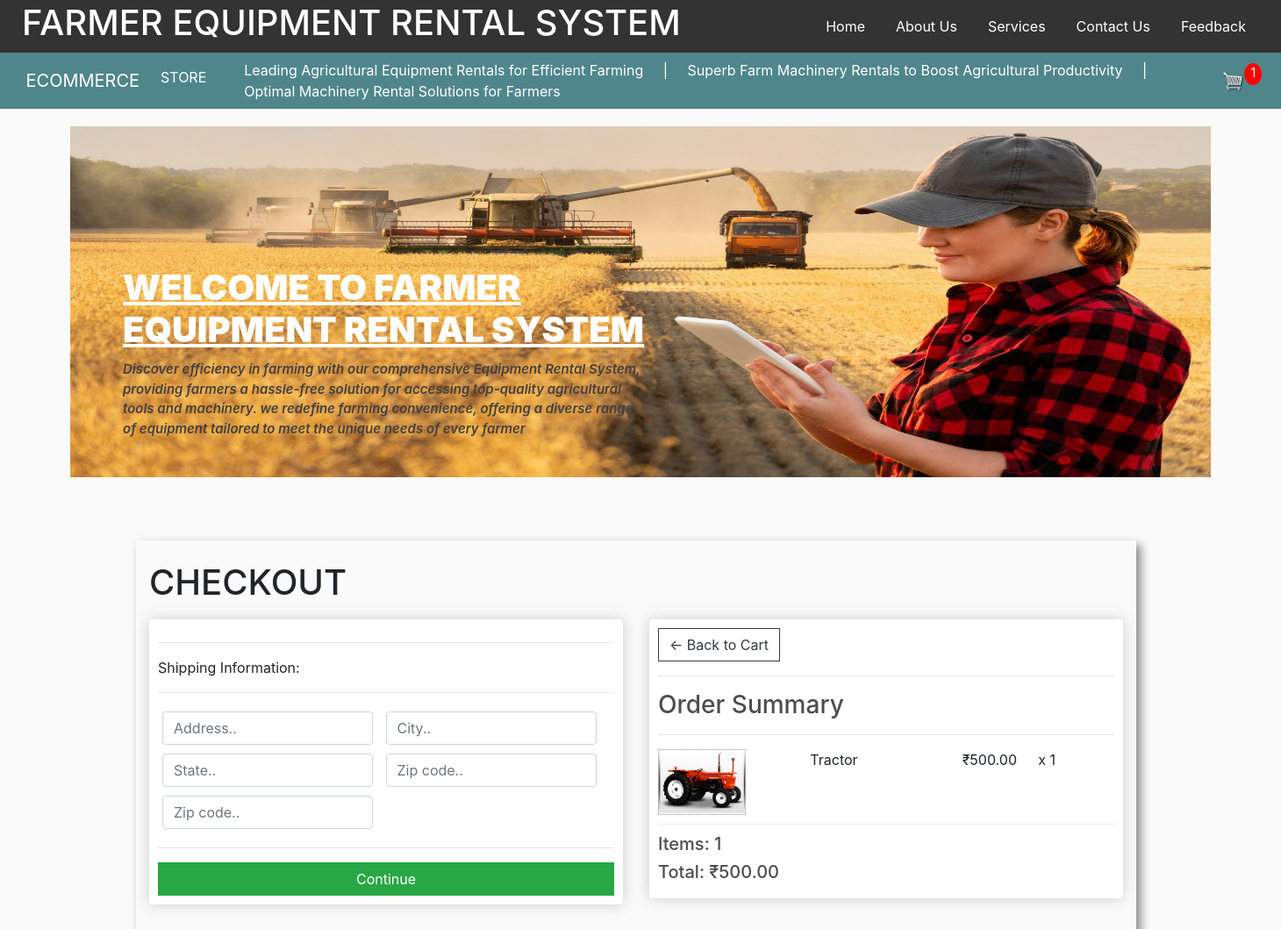
Screenshot of /checkout/ (signed in) with the database file from the repository.
### store/models.py (models this page shows, shortened)
class OrderItem(models.Model):
    product = models.ForeignKey(Product, on_delete=models.SET_NULL, blank=True, null=True)
    order = models.ForeignKey(Order, on_delete=models.SET_NULL, blank=True, null=True)
    quantity = models.IntegerField(default=0, null=True, blank=True)
    date_added = models.DateTimeField(auto_now_add=True)
    @property
    def get_total(self):
        total= self.product.price * self.quantity
        return total

class Product(models.Model):
    name= models.CharField(max_length=200, null=True)
    price = models.DecimalField(max_digits=7, decimal_places=2)
    digital = models.BooleanField(default=False, null=True, blank=False)
    image = models.ImageField(null=True, blank=True)
    @property
    def imageURL(self):
        try:
            url = self.image.url
        except:
            url = ''
        return url

class Order(models.Model):
    customer = models.ForeignKey(Customer, on_delete=models.SET_NULL, blank=True, null=True)
    date_ordered = models.DateTimeField(auto_now_add=True)
    complete = models.BooleanField(default=False, null=True, blank=False)
    transaction_id= models.CharField(max_length=200, null=True)
    @property
    def shipping(self):
        shipping = False
        orderitems = self.orderitem_set.all()
        for i in orderitems:
            if i.product.digital == False:
                shipping = True
        return shipping
    @property
    def get_cart_total(self):
        orderitems = self.orderitem_set.all()
        total = sum([item.get_total for item in orderitems])
        return total
    @property
    def get_cart_items(self):
        orderitems = self.orderitem_set.all()
        total = sum([item.quantity for item in orderitems])
        return total

### store/views.py (the view)
# urls.py: path('checkout/', views.checkout, name="checkout"),
def checkout(request):
    data = cartData(request)
    cartItems = data['cartItems']
    order = data['order']
    items = data['items']
    context = {'items':items , 'order':order, 'cartItems':cartItems}
    return render(request, 'store/checkout.html', context )

### store/utils.py (called while the page is built)
def cartData(request):
    if request.user.is_authenticated:
        customer = request.user.customer
        order, created = Order.objects.get_or_create(customer=customer, complete=False)
        items = order.orderitem_set.all()
        cartItems = order.get_cart_items
    else:
        cookkieData = cookieCart(request)
        cartItems = cookkieData['cartItems']
        order = cookkieData['order']
        items = cookkieData['items']
    return{'cartItems': cartItems, "order": order, 'items':items}

### store/templates/store/checkout.html (shortened to what this page needs)
{% extends 'store/main.html' %}
{% load static %}
{% block content %}
<h1>CHECKOUT</h1>
<div class="row">
	<div class="col-lg-6">
		<div class="box-element" id="form-wrapper">
            <form id="form">
                <div id="shipping-info">
                    <hr>
                    <p>Shipping Information:</p>
                    <hr>
                    <div class="form-field">
                        <input class="form-control" type="text" name="address" placeholder="Address..">
                    </div>
                    <div class="form-field">
                        <input class="form-control" type="text" name="city" placeholder="City..">
                    </div>
                    <div class="form-field">
                        <input class="form-control" type="text" name="state" placeholder="State..">
                    </div>
                    <div class="form-field">
                        <input class="form-control" type="text" name="zipcode" placeholder="Zip code..">
                    </div>
                    <div class="form-field">
                        <input class="form-control" type="text" name="country" placeholder="Zip code..">
                    </div>
                </div>
                <hr>
                <input id="form-button" class="btn btn-success btn-block" type="submit" value="Continue">
            </form>
		</div>
		<br>
	</div>
	<div class="col-lg-6">
		<div class="box-element">
            <a  class="btn btn-outline-dark" href="{% url 'cart' %}">&#x2190; Back to Cart</a>
            <hr>
            <h3>Order Summary</h3>
            <hr>
            {% for item in items %}
            <div class="cart-row">
                <div style="flex:2"><img class="row-image" src="{{item.product.imageURL}}"></div>
                <div style="flex:2"><p>{{item.product.name}}</p></div>
                <div style="flex:1"><p>₹{{item.product.price}}</p></div>
                <div style="flex:1"><p>x {{item.quantity}}</p></div>
            </div>
            {% endfor %}
            <h5>Items: {{order.get_cart_items}}</h5>
            <h5>Total: ₹{{order.get_cart_total|floatformat:2}}</h5>
        </div>
	</div>
</div>
{% endblock content %}

### static/css/main.css (style rules this page uses)
body { background-color: hsl(0, 0%, 98%); }
h2,h3,h4,h5,h6 { color:hsl(0, 0%, 30%); }
.box-element { box-shadow:hsl(0, 0%, 80%) 0 0 16px; background-color: #fff; border-radius: 4px; padding: 10px; }
.col-lg-4, .col-lg-6, .col-lg-8, .col-lg-12 { margin-top: 10px; }
.btn { border-radius: 0; }
.row-image { width: 100px; }
.form-field { width:250px; display: inline-block; padding: 5px; }
.cart-row { display: flex; align-items: flex-stretch; padding-bottom: 10px; margin-bottom: 10px; border-bottom: 1px solid #ececec; }

### rows the page displays
OrderItem: product.imageURL (picture), product.name "Tractor", product.price "500.00", quantity "1"
Order: get_cart_items "1", get_cart_total "500.00"

### other values shown
{{ cartItems }} "1"
